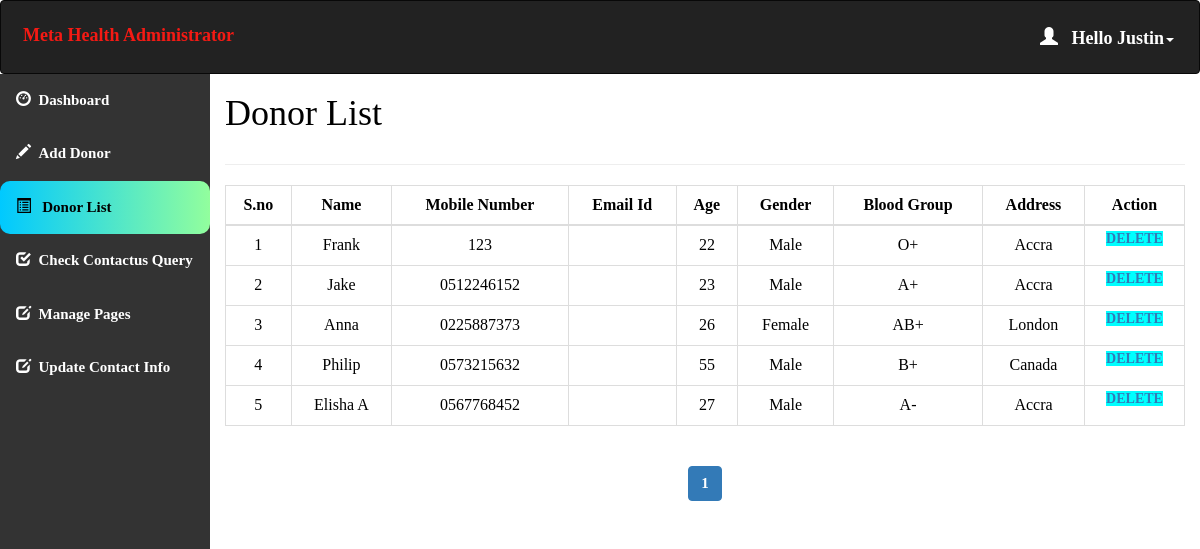
The page /admin/donor_list.php (signed in) on the database its author committed.
### tables this page shows
CREATE TABLE `donor_details` (
  `donor_id` int(11) NOT NULL,
  `donor_name` varchar(50) NOT NULL,
  `donor_number` varchar(10) NOT NULL,
  `donor_mail` varchar(50) DEFAULT NULL,
  `donor_age` int(60) NOT NULL,
  `donor_gender` varchar(10) NOT NULL,
  `donor_blood` varchar(10) NOT NULL,
  `donor_address` varchar(100) NOT NULL
);

CREATE TABLE `blood` (
  `blood_id` int(11) NOT NULL,
  `blood_group` varchar(10) NOT NULL
);

### admin/donor_list.php (the view, shortened to what this page needs)
<html>
<head>
  <link rel="stylesheet" href="https://maxcdn.bootstrapcdn.com/bootstrap/3.4.1/css/bootstrap.min.css">
</head>
<?php
include 'conn.php';
  if (isset($_SESSION['loggedin']) && $_SESSION['loggedin'] == true) {
  ?>
<body style="color:black">
<div id="header">
<?php include 'header.php';
?>
</div>
<div id="sidebar">
<?php $active="list"; include 'sidebar.php'; ?>
</div>
<div id="content" >
  <div class="content-wrapper">
    <div class="container-fluid">
      <div class="row">
        <div class="col-md-12 lg-12 sm-12">
          <h1 class="page-title">Donor List</h1>
        </div>
      </div>
      <hr>
      <?php
        include 'conn.php';
        $limit = 10;
        if(isset($_GET['page'])){
          $page = $_GET['page'];
        }else{
          $page = 1;
        }
        $offset = ($page - 1) * $limit;
        $count=$offset+1;
        $sql= "select * from donor_details join blood where donor_details.donor_blood=blood.blood_id LIMIT {$offset},{$limit}";
        $result=mysqli_query($conn,$sql);
        if(mysqli_num_rows($result)>0)   {
       ?>
       <div class="table-responsive">
      <table class="table table-bordered" style="text-align:center">
          <thead style="text-align:center">
          <th style="text-align:center">S.no</th>
          <th style="text-align:center">Name</th>
          <th style="text-align:center">Mobile Number</th>
          <th style="text-align:center">Email Id</th>
          <th style="text-align:center">Age</th>
          <th style="text-align:center">Gender</th>
          <th style="text-align:center">Blood Group</th>
          <th style="text-align:center">Address</th>
          <th style="text-align:center">Action</th>
          </thead>
          <tbody>
            <?php
            while($row = mysqli_fetch_assoc($result)) { ?>
          <tr>
                  <td><?php echo $count++; ?></td>
                  <td><?php echo $row['donor_name']; ?></td>
                  <td><?php echo $row['donor_number']; ?></td>
                  <td><?php echo $row['donor_mail']; ?></td>
                  <td><?php echo $row['donor_age']; ?></td>
                  <td><?php echo $row['donor_gender']; ?></td>
                    <td><?php echo $row['blood_group']; ?></td>
                    <td><?php echo $row['donor_address']; ?></td>
                    <td id="he" style="width:100px">
                    <a style="background-color:aqua" href='delete.php?id=<?php echo $row['donor_id']; ?>'> Delete </a>
                </td>
              </tr>
            <?php } ?>
          </tbody>
      </table>
    </div>
    <?php } ?>
<div class="table-responsive"style="text-align:center;align:center">
    <?php
    $sql1 = "SELECT * FROM donor_details";
    $result1 = mysqli_query($conn, $sql1) or die("Query Failed.");
    if(mysqli_num_rows($result1) > 0){
      $total_records = mysqli_num_rows($result1);
      $total_page = ceil($total_records / $limit);
      echo '<ul class="pagination admin-pagination">';
      for($i = 1; $i <= $total_page; $i++){
        if($i == $page){
          $active = "active";
        }else{
          $active = "";
        }
        echo '<li class="'.$active.'"><a href="donor_list.php?page='.$i.'">'.$i.'</a></li>';
      }
      echo '</ul>';
    }
    ?>
  </div>
  </div>
</div>
</div>
   <?php }
    ?>
</body>
</html>

### admin/header.php (shortened to what this page needs)
<!DOCTYPE html>
<html>
<head>
  <link rel="stylesheet" href="https://maxcdn.bootstrapcdn.com/bootstrap/3.4.1/css/bootstrap.min.css">
</head>
<body>
<nav class="navbar navbar-inverse">
  <div class="container-fluid">
    <div class="navbar-header">
      <a class="navbar-brand" id="qq" href="dashboard.php" style="color:#F51A14;">Meta Health Administrator</a>
    </div>
    <ul class="nav navbar-nav navbar-right">
      <li class="dropdown"><a class="dropdown-toggle" id="qw" data-toggle="dropdown" href="#" style="font-weight:bold;color:white "> <span class="glyphicon glyphicon-user"></span>&nbsp&nbsp
        <?php
        include 'conn.php';
        $username=$_SESSION['username'];
        $sql="select * from admin_info where admin_username='$username'";
        $result=mysqli_query($conn,$sql) or die("query failed.");
        $row=mysqli_fetch_assoc($result);
        echo "Hello ".$row['admin_name'];
       ?><span class="caret"></span></a>
    </li>
    </ul>
  </div>
</nav>
</body></html>

### admin/donor_list.php (style rules this page uses)
#sidebar { position:relative;margin-top:-20px }
#content { position:relative;margin-left:210px }
#he { font-size: 14px; font-weight: 600; text-transform: uppercase; padding: 3px 7px; color: #fff; text-decoration: none; border-radius: 3px; align:center }

### admin/header.php (style rules this page uses)
.navbar { background-color: #333333 ; padding: 10px 10px; color:#FF0404 ; }
.navbar a { float: left; color: white; text-align: center; padding: 12px; text-decoration: none; font-size: 18px; line-height: 25px; }
.navbar-brand { font-size: 25px; font-weight: bold; }
.navbar a { float: none; display: block; text-align: left; }
.navbar-right { float: none; }

### admin/sidebar.php (style rules this page uses)
body { margin: 0; font-family: 'Averia Gruesa Libre';font-size: 15px; color:#F8F9F9; }

### rows shown on the page
donor_details: donor_name "Frank", donor_number "123", donor_age "22", donor_gender "Male", blood.blood_group "O+", donor_address "Accra"
donor_details: donor_name "Jake", donor_number "0512246152", donor_age "23", donor_gender "Male", blood.blood_group "A+", donor_address "Accra"
donor_details: donor_name "Anna", donor_number "0225887373", donor_age "26", donor_gender "Female", blood.blood_group "AB+", donor_address "London"
donor_details: donor_name "Philip", donor_number "0573215632", donor_age "55", donor_gender "Male", blood.blood_group "B+", donor_address "Canada"
donor_details: donor_name "Elisha A", donor_number "0567768452", donor_age "27", donor_gender "Male", blood.blood_group "A-", donor_address "Accra"

### other values the page prints
$row['admin_name'] "Justin"
